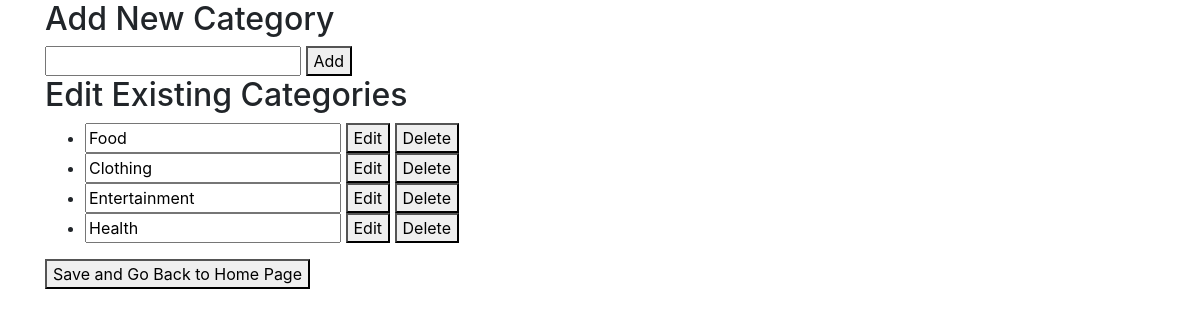
/edit_category, run on the app's committed database.
### app.py (models this page shows, shortened)
class Category(db.Model):
    id = db.Column(db.Integer, primary_key=True)
    name = db.Column(db.String(100), nullable=False)

### app.py (the view, shortened to what this page needs)
@app.route('/edit_category', methods=['GET', 'POST'])
def edit_category():
    if request.method == 'GET':
        categories = Category.query.all()
        return render_template('categories.html', categories=categories)

### templates/categories.html (shortened to what this page needs)
<!DOCTYPE html>
<html lang="en">
<head>
    <link rel="stylesheet" href="https://stackpath.bootstrapcdn.com/bootstrap/4.5.2/css/bootstrap.min.css">
</head>
<body>
    <div class="container">
        <h2>Add New Category</h2>
        <form action="{{ url_for('edit_category') }}" method="POST">
            <input type="text" name="new_category" required>
            <button type="submit">Add</button>
        </form>
        <h2>Edit Existing Categories</h2>
        <ul>
            {% for category in categories %}
            <li>
                <form action="{{ url_for('edit_category') }}" method="POST" style="display: inline;">
                    <input type="text" name="new_name" value="{{ category.name }}" required>
                    <button type="submit">Edit</button>
                </form>
                <form action="{{ url_for('edit_category') }}" method="POST" style="display: inline;">
                    <button type="submit">Delete</button>
                </form>
            </li>
            {% endfor %}
        </ul>
        <form action="/" method="GET">
            <button type="submit">Save and Go Back to Home Page</button>
        </form>
    </div>
</body>
</html>

### data on the page
Category: new_name "Food"
Category: new_name "Clothing"
Category: new_name "Entertainment"
Category: new_name "Health"
